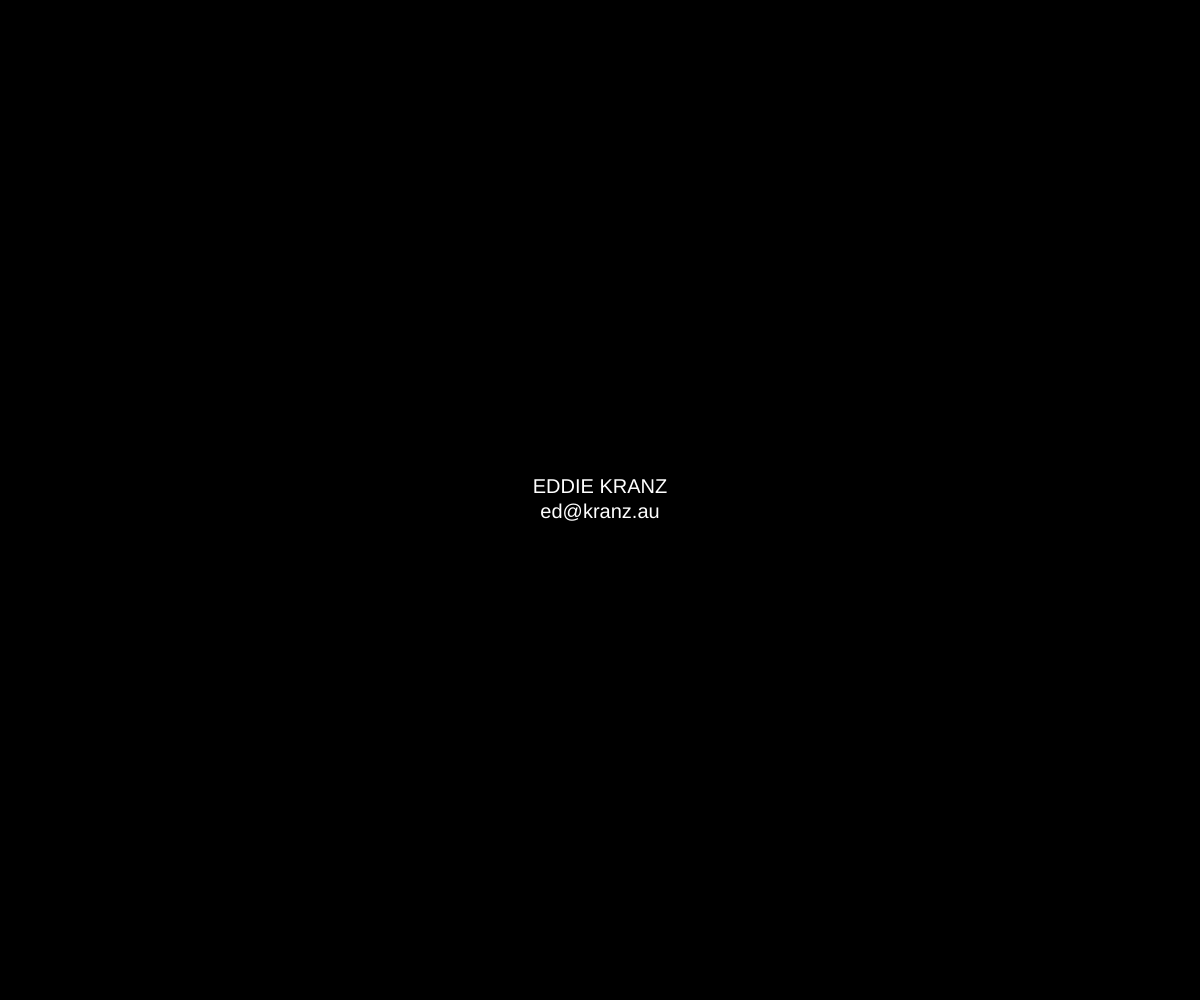
Frame 1 (no input)
Frame 60 (no input): identical to frame 1, image omitted
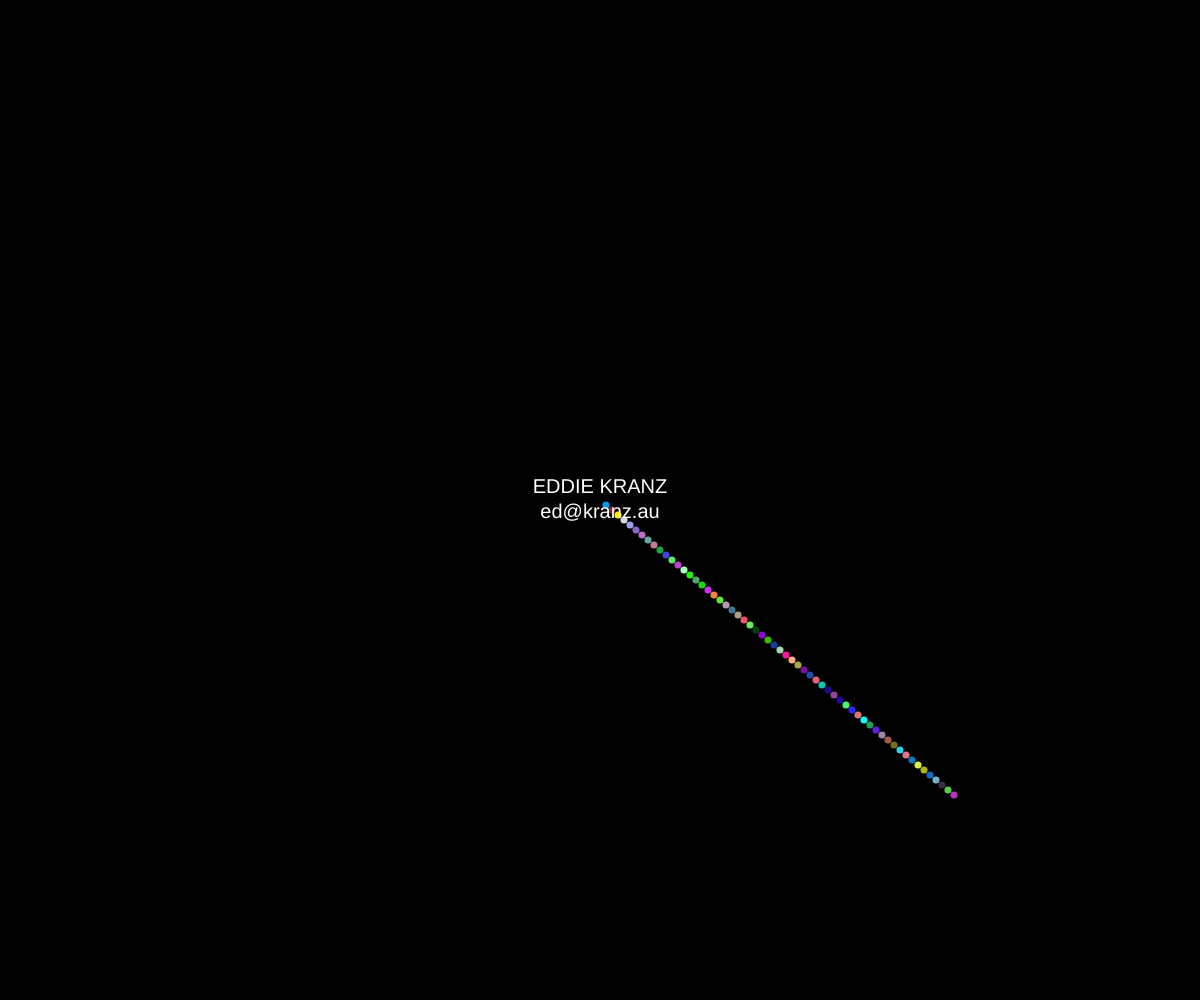
Frame 120 (the mouse pressed at the canvas centre since frame 60)

The p5.js sketch that drew these frames (run headless with seeded random() and noise() and a simulated clock; from frame 60 on, the mouse is pressed at the canvas centre):

// p5.js sketch
// ── sketch.js
var orbs = [];
var canvX = 100;
var canvY = 100;

var mouseFlag = false;
var mouseCounter = 0;

var count = 0;


function setup() {
    canvX = windowWidth;
    canvY = windowHeight;
    createCanvas(canvX, canvY);
}

class Orb {
    constructor(x, y, xV, yV, size, color) {
        this.x = x;
        this.y = y;
        this.xV = xV;
        this.yV = yV;
        this.size = size;
        this.color = color;
        this.xM = xV * size;
        this.yM = yV * size;
    }
    move() {
        console.log(this.xV + ', ' + this.yV);


        this.x += this.xV;
        this.y += this.yV;

        if ((this.x >= canvX - (this.size / 2) || (this.x <= (this.size / 2)))) {
            this.xV *= -1;
        }

        if ((this.y >= canvY - (this.size / 2)) || (this.y <= (this.size / 2))) {
            this.yV *= -1;
        }

    }


    display() {
        fill(this.color);
        circle(this.x, this.y, this.size);
    }

    collision() {
        for (var i = 0; i < orbs.length; i++) {
            var instOrb = orbs[i];
            if (instOrb === this) {
                break;
            }
            var distX = abs((instOrb.x - (instOrb.size / 2)) - (this.x - (this.size / 2)));
            var distY = abs((instOrb.y - (instOrb.size / 2)) - (this.y - (this.size / 2)));

            if (distX <= 0 && distY <= 0) {
                print('bounce!');
            }


        }
    }


}

function draw() {
    background('black');

    noStroke();

    for (var i = 0; i < orbs.length; i++) {
        orbs[i].collision();
        orbs[i].move();
        orbs[i].display();

    }

    fill('white')
    textSize(width / 60)
    textAlign(CENTER, CENTER)

    text('EDDIE KRANZ\ned@kranz.au', canvX / 2, canvY / 2)

    //create orb on click
    if (mouseIsPressed) {
        mouseFlag = true;
    }

    if (mouseFlag) {
        mouseCounter += 1;
    }

    if (mouseCounter >= 1) {
        orbs.push(new Orb(mouseX, mouseY, canvX / 200, canvY / 200, canvX / 169, color(random(255), random(255), random(255))));
        count++;
        mouseCounter = 0;
        mouseFlag = false;
    }
}
